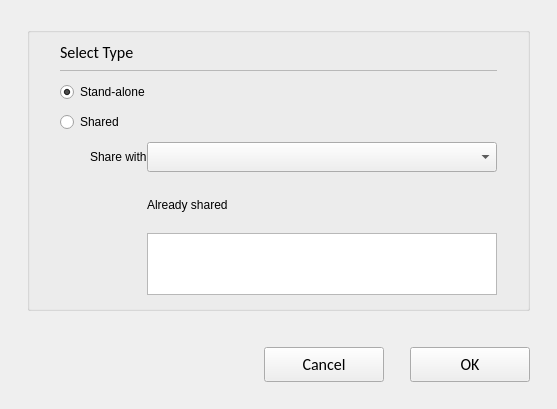
<?xml version="1.0" encoding="UTF-8"?>
<ui version="4.0">
 <class>C_SdNdeDpSelectorAddWidget</class>
 <widget class="QWidget" name="C_SdNdeDpSelectorAddWidget">
  <property name="geometry">
   <rect>
    <x>0</x>
    <y>0</y>
    <width>551</width>
    <height>409</height>
   </rect>
  </property>
  <property name="windowTitle">
   <string>C_SdNdeDpSelectorAddWidget</string>
  </property>
  <layout class="QVBoxLayout" name="verticalLayout" stretch="0,0,0,1">
   <property name="leftMargin">
    <number>27</number>
   </property>
   <property name="topMargin">
    <number>27</number>
   </property>
   <property name="rightMargin">
    <number>27</number>
   </property>
   <property name="bottomMargin">
    <number>0</number>
   </property>
   <item>
    <widget class="QGroupBox" name="pc_GroupBoxConfig">
     <property name="styleRole" stdset="0">
      <string>default</string>
     </property>
     <property name="title">
      <string/>
     </property>
     <layout class="QHBoxLayout" name="horizontalLayout_4">
      <property name="sizeConstraint">
       <enum>QLayout::SetMinimumSize</enum>
      </property>
      <property name="leftMargin">
       <number>30</number>
      </property>
      <property name="rightMargin">
       <number>30</number>
      </property>
      <property name="bottomMargin">
       <number>13</number>
      </property>
      <item>
       <layout class="QVBoxLayout" name="verticalLayout_3">
        <property name="spacing">
         <number>0</number>
        </property>
        <item>
         <layout class="QHBoxLayout" name="horizontalLayout">
          <property name="spacing">
           <number>0</number>
          </property>
          <item>
           <widget class="stw::opensyde_gui_elements::C_OgeLabContextMenuBase" name="pc_LabelHeading">
            <property name="styleRole" stdset="0">
             <string>heading-group-bold</string>
            </property>
            <property name="font">
             <font>
              <family>Calibri</family>
              <pointsize>12</pointsize>
             </font>
            </property>
            <property name="text">
             <string>Select Type</string>
            </property>
           </widget>
          </item>
          <item>
           <spacer name="horizontalSpacer">
            <property name="orientation">
             <enum>Qt::Horizontal</enum>
            </property>
            <property name="sizeType">
             <enum>QSizePolicy::Expanding</enum>
            </property>
            <property name="sizeHint" stdset="0">
             <size>
              <width>40</width>
              <height>20</height>
             </size>
            </property>
           </spacer>
          </item>
         </layout>
        </item>
        <item>
         <spacer name="verticalSpacer_2">
          <property name="orientation">
           <enum>Qt::Vertical</enum>
          </property>
          <property name="sizeType">
           <enum>QSizePolicy::Fixed</enum>
          </property>
          <property name="sizeHint" stdset="0">
           <size>
            <width>20</width>
            <height>6</height>
           </size>
          </property>
         </spacer>
        </item>
        <item>
         <layout class="QHBoxLayout" name="horizontalLayout_2" stretch="0">
          <property name="spacing">
           <number>0</number>
          </property>
          <property name="topMargin">
           <number>1</number>
          </property>
          <property name="bottomMargin">
           <number>0</number>
          </property>
          <item>
           <widget class="QFrame" name="frame">
            <property name="styleRole" stdset="0">
             <string>fra-separator</string>
            </property>
            <property name="minimumSize">
             <size>
              <width>0</width>
              <height>1</height>
             </size>
            </property>
            <property name="maximumSize">
             <size>
              <width>16777215</width>
              <height>1</height>
             </size>
            </property>
            <property name="frameShape">
             <enum>QFrame::StyledPanel</enum>
            </property>
            <property name="frameShadow">
             <enum>QFrame::Raised</enum>
            </property>
           </widget>
          </item>
         </layout>
        </item>
        <item>
         <spacer name="verticalSpacer">
          <property name="orientation">
           <enum>Qt::Vertical</enum>
          </property>
          <property name="sizeType">
           <enum>QSizePolicy::Fixed</enum>
          </property>
          <property name="sizeHint" stdset="0">
           <size>
            <width>20</width>
            <height>6</height>
           </size>
          </property>
         </spacer>
        </item>
        <item>
         <widget class="stw::opensyde_gui_elements::C_OgeRabProperties" name="pc_RadioButtonStandAlone">
          <property name="minimumSize">
           <size>
            <width>0</width>
            <height>30</height>
           </size>
          </property>
          <property name="maximumSize">
           <size>
            <width>16777215</width>
            <height>30</height>
           </size>
          </property>
          <property name="text">
           <string>Stand-alone</string>
          </property>
          <property name="checked">
           <bool>true</bool>
          </property>
          <attribute name="buttonGroup">
           <string notr="true">buttonGroup</string>
          </attribute>
         </widget>
        </item>
        <item>
         <widget class="stw::opensyde_gui_elements::C_OgeRabProperties" name="pc_RadioButtonShared">
          <property name="minimumSize">
           <size>
            <width>0</width>
            <height>30</height>
           </size>
          </property>
          <property name="maximumSize">
           <size>
            <width>16777215</width>
            <height>30</height>
           </size>
          </property>
          <property name="text">
           <string>Shared</string>
          </property>
          <attribute name="buttonGroup">
           <string notr="true">buttonGroup</string>
          </attribute>
         </widget>
        </item>
        <item>
         <layout class="QGridLayout" name="gridLayout" rowstretch="0,0,0,1" columnstretch="0,0,1">
          <property name="spacing">
           <number>0</number>
          </property>
          <item row="1" column="1">
           <widget class="stw::opensyde_gui_elements::C_OgeLabToolTipBase" name="pc_LabelSharedDatapool">
            <property name="styleRole" stdset="0">
             <string>group-item</string>
            </property>
            <property name="minimumSize">
             <size>
              <width>0</width>
              <height>40</height>
             </size>
            </property>
            <property name="maximumSize">
             <size>
              <width>16777215</width>
              <height>40</height>
             </size>
            </property>
            <property name="text">
             <string>Share with</string>
            </property>
           </widget>
          </item>
          <item row="3" column="2">
           <widget class="stw::opensyde_gui::C_SdNdeDpSelectorAddListWidget" name="pc_ListWidgetSharedDatapoolInfo">
            <property name="sizePolicy">
             <sizepolicy hsizetype="Fixed" vsizetype="Expanding">
              <horstretch>0</horstretch>
              <verstretch>0</verstretch>
             </sizepolicy>
            </property>
            <property name="minimumSize">
             <size>
              <width>350</width>
              <height>62</height>
             </size>
            </property>
            <property name="maximumSize">
             <size>
              <width>16777215</width>
              <height>62</height>
             </size>
            </property>
           </widget>
          </item>
          <item row="1" column="2">
           <widget class="stw::opensyde_gui_elements::C_OgeCbxText" name="pc_ComboBoxSharedDatapool">
            <property name="minimumSize">
             <size>
              <width>350</width>
              <height>30</height>
             </size>
            </property>
            <property name="maximumSize">
             <size>
              <width>16777215</width>
              <height>30</height>
             </size>
            </property>
            <property name="currentText">
             <string comment="asdf" extracomment="asdf"/>
            </property>
            <property name="maxVisibleItems">
             <number>7</number>
            </property>
           </widget>
          </item>
          <item row="2" column="2">
           <widget class="stw::opensyde_gui_elements::C_OgeLabToolTipBase" name="pc_LabelSharedDatapoolInfo">
            <property name="styleRole" stdset="0">
             <string>group-item</string>
            </property>
            <property name="text">
             <string>Already shared</string>
            </property>
           </widget>
          </item>
          <item row="1" column="0">
           <spacer name="horizontalSpacer_2">
            <property name="orientation">
             <enum>Qt::Horizontal</enum>
            </property>
            <property name="sizeType">
             <enum>QSizePolicy::Fixed</enum>
            </property>
            <property name="sizeHint" stdset="0">
             <size>
              <width>30</width>
              <height>20</height>
             </size>
            </property>
           </spacer>
          </item>
         </layout>
        </item>
       </layout>
      </item>
     </layout>
    </widget>
   </item>
   <item>
    <spacer name="pc_VerticalSpacerButtonsObove">
     <property name="orientation">
      <enum>Qt::Vertical</enum>
     </property>
     <property name="sizeType">
      <enum>QSizePolicy::Fixed</enum>
     </property>
     <property name="sizeHint" stdset="0">
      <size>
       <width>20</width>
       <height>30</height>
      </size>
     </property>
    </spacer>
   </item>
   <item>
    <layout class="QHBoxLayout" name="horizontalLayout_9">
     <item>
      <spacer name="horizontalSpacer_5">
       <property name="orientation">
        <enum>Qt::Horizontal</enum>
       </property>
       <property name="sizeHint" stdset="0">
        <size>
         <width>40</width>
         <height>20</height>
        </size>
       </property>
      </spacer>
     </item>
     <item>
      <widget class="QPushButton" name="pc_PushButtonCancel">
       <property name="styleRole" stdset="0">
        <string>cancel</string>
       </property>
       <property name="minimumSize">
        <size>
         <width>120</width>
         <height>35</height>
        </size>
       </property>
       <property name="maximumSize">
        <size>
         <width>120</width>
         <height>35</height>
        </size>
       </property>
       <property name="font">
        <font>
         <family>Calibri</family>
         <pointsize>12</pointsize>
        </font>
       </property>
       <property name="text">
        <string>Cancel</string>
       </property>
      </widget>
     </item>
     <item>
      <spacer name="horizontalSpacer_6">
       <property name="orientation">
        <enum>Qt::Horizontal</enum>
       </property>
       <property name="sizeType">
        <enum>QSizePolicy::Fixed</enum>
       </property>
       <property name="sizeHint" stdset="0">
        <size>
         <width>20</width>
         <height>20</height>
        </size>
       </property>
      </spacer>
     </item>
     <item>
      <widget class="QPushButton" name="pc_PushButtonOk">
       <property name="styleRole" stdset="0">
        <string>dialog</string>
       </property>
       <property name="minimumSize">
        <size>
         <width>120</width>
         <height>35</height>
        </size>
       </property>
       <property name="maximumSize">
        <size>
         <width>120</width>
         <height>35</height>
        </size>
       </property>
       <property name="font">
        <font>
         <family>Calibri</family>
         <pointsize>12</pointsize>
        </font>
       </property>
       <property name="text">
        <string>OK</string>
       </property>
      </widget>
     </item>
    </layout>
   </item>
   <item>
    <spacer name="verticalSpacer_7">
     <property name="orientation">
      <enum>Qt::Vertical</enum>
     </property>
     <property name="sizeType">
      <enum>QSizePolicy::Fixed</enum>
     </property>
     <property name="sizeHint" stdset="0">
      <size>
       <width>20</width>
       <height>27</height>
      </size>
     </property>
    </spacer>
   </item>
  </layout>
 </widget>
 <customwidgets>
  <customwidget>
   <class>stw::opensyde_gui_elements::C_OgeLabContextMenuBase</class>
   <extends>QLabel</extends>
   <header>C_OgeLabContextMenuBase.hpp</header>
  </customwidget>
  <customwidget>
   <class>stw::opensyde_gui_elements::C_OgeLabToolTipBase</class>
   <extends>QLabel</extends>
   <header>C_OgeLabToolTipBase.hpp</header>
  </customwidget>
  <customwidget>
   <class>stw::opensyde_gui_elements::C_OgeCbxText</class>
   <extends>QComboBox</extends>
   <header>C_OgeCbxText.hpp</header>
  </customwidget>
  <customwidget>
   <class>stw::opensyde_gui_elements::C_OgeRabProperties</class>
   <extends>QRadioButton</extends>
   <header>C_OgeRabProperties.hpp</header>
  </customwidget>
  <customwidget>
   <class>stw::opensyde_gui::C_SdNdeDpSelectorAddListWidget</class>
   <extends>QListWidget</extends>
   <header>C_SdNdeDpSelectorAddListWidget.hpp</header>
  </customwidget>
 </customwidgets>
 <resources/>
 <connections/>
 <buttongroups>
  <buttongroup name="buttonGroup"/>
 </buttongroups>
</ui>
